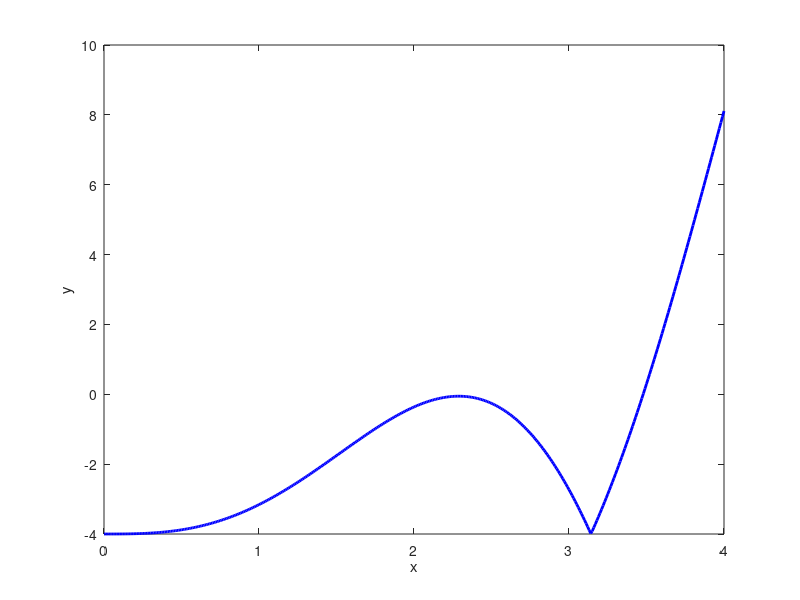

Write MATLAB code to recreate this figure. (Note: this script raises an error after producing the figure.)
% Lab7 Solutions
clc
clear all
close all
%% Problem 1
%plots the graph of x^2*abs(sin x)-4 for x in [0,4]; uses the Secant method
%to find the smallest positive zero accurate to within 10^-6 using p0 = 3.6
%and p1 = 3.7 (also p0 = 2.8 and p1 = 2.9)

%function for which we want to approximate root
f = @(x) x.^2.*abs(sin(x))-4;
%plots function on the interval [0,4]
figure(1)
plot(0:0.01:4, f(0:0.01:4),'b-','LineWidth',2)
xlabel('x'); ylabel('y')

p0 = 3.6; %initial guesses (two required for secant method)
p1 = 3.7;
tolexp = -6; %tolerance exponent
tolerance = 10^tolexp; %stopping criteria tolerance
N = 50; %max number of iterations

%uses secant method to produce approximation for root
Secant(p0, p1, f, N, tolexp)

p0 = 2.8; 
p1 = 2.9;

Secant(p0, p1, f, N, tolexp) %converges to another zero

%% Problem 2
% Use Newton’s method to approximate the zero of the function 
% $f(x) = x^2 - 2e^{-x}x + e^{-2x}$ starting from $p_0 = 1$ using accurate 
% to within $10^{-8}$. What do you notice about the convergence of Newton’s
% method? 
% ==> Note that here the root has multiplicity > 1, that is f(r) = f'(r)=0
% and hence Newton's method may not convergence quadratically. 

% Function
f = @(x) x.^2 - 2*x.*exp(-x) + exp(-2*x);

% Derivative
fprime = @(x) 2*(x - exp(-x)).*(1 + exp(-x));

% Plot f and f'
x = 0:0.01:2;
figure(2)
plot(x, f(x), 'b-', 'LineWidth', 2); hold on
plot(x, fprime(x), 'r-', 'LineWidth', 2)
legend('f(x)', 'f''(x)')
xlabel('x'); ylabel('y')
title('Function and its derivative')
grid on

% Parameters
tolexp = -10;          % tighter tolerance for better "true root"
maxiterations = 50;
p0 = 1;

[p_vals, n] = Newton_Scalar(f, fprime, tolexp, maxiterations, p0);

r = p_vals(n);

% True errors
errors_true = abs(p_vals(1:n) - r);
% Instead of measuring |pn-r| we could also measure |pn-p_(n+1)|, since
% near the root |pn-p_(n+1)| = |pn-r|

kmax = length(errors_true) - 10;   % ignore last 3 points

e_n   = errors_true(1:kmax-1);
e_np1 = errors_true(2:kmax);

figure
loglog(e_n, e_np1, 'o-','LineWidth',2); hold on
xlabel('e_n')
ylabel('e_{n+1}')
title('Order of convergence (restricted range)')
grid on

% Rate of convergence

% pick a small middle segment
i1 = floor(length(e_n)/2);
i2 = i1 + 5;

x_ref = e_n(i1:i2);

% slope 1: y = C*x (match locally)
C = e_np1(i1)/e_n(i1);
y_ref = 1e+1*C * x_ref;
figure(3)
loglog(x_ref, y_ref, 'k--','LineWidth',2)
legend('Data','Slope = 1','Location','best')

%% Problem 3
% Use Newton’s method to find a solution to the following nonlinear system.
% Iterate until ||x^(k)-x^(k-1)|| < 10^(-6).
% 6*x1 - 2*cos(x2*x3) - 1 = 0
% 9*x2 + \sqrt(x1^2 + sin(x3) + 1.06) + 0.9 = 0,
% 60*x3 + 3e^{-x1*x2} + 10*pi - 3 = 0.
 

x0 = [0;0;0]; tol = 1e-6; maxit = 50;
x = Newton_system(@f_fun, @Jacobian, x0, tol, maxit);
fprintf('\nFinal solution:\n');
disp(x)


f_fun(x)
%------------------------------Functions----------------------------------%
function Secant(p0, p1, f, maxiterations, tolexp)
%function uses the Secant method to approximate zero of a function

%INPUT
%  p0: first initial guess
%  p1: second initial guess
%  f: function for which we want to approximate a zero
%  maxiterations: max number of iterations
%  tolexp: exponent of stopping criteria tolerance
  
    tolerance = 10^tolexp;
    
    n = 2; %iteration counter  
    fp0 = f(p0); %computes function value of initial guesses
    fp1 = f(p1);

    fprintf(['n: 1\tp%i: %.' num2str(abs(tolexp)+1) 'f\t|f(p%i)|: %.8f\t|(p%i-p%i)/p%i|: %.' num2str(abs(tolexp)+1) 'f\n'], n-1, p1, n-1, abs(fp1),n-1, n-2, n-2, abs((p1-p0)/p0)) 

    while n <= maxiterations
        %produces new approximation of root
        p = p1-fp1*(p1-p0)/(fp1-fp0);
    
        fprintf(['n: %i\tp%i: %.' num2str(abs(tolexp)+1) 'f\t|f(p%i)|: %.8f\t|(p%i-p%i)/p%i|: %.' num2str(abs(tolexp)+1) 'f\n'],...
            n, n, p, n, abs(f(p)), n, n-1, n-1, abs((p-p1)/p1)) 
    
        if abs((p-p1)/p1) < tolerance
             break
        end
        
        %updates the iteration counter
        n = n+1;
    
        %updates first guess with the second guess
        p0 = p1;
        fp0 = fp1;
        %updates second guess with the new approximation
        p1 = p;
        fp1 = f(p);
    end

    if n < maxiterations+1
        fprintf('Tolerance: 10^%i, Approximation: %.10f, Iterations: %i\n', tolexp, p, n);
    else
        fprintf('The max number of iterations %i was reached before convergence\n', maxiterations);
    end

    %insert carriage return to separate output
    fprintf('\n')
end


function [p_vals, n] = Newton_Scalar(f, fprime, tolexp, maxiterations, p0)

    p_vals = zeros(maxiterations+1,1);
    p_vals(1) = p0;

    fprintf(['n: 0\tp0: %.' num2str(abs(tolexp)+1) 'f\n'], p0)

    for n = 1:maxiterations

        p = p0 - f(p0)/fprime(p0);
        p_vals(n+1) = p;

        relerr = abs((p - p0)/p);

        fprintf(['n: %d\tp%d: %.' num2str(abs(tolexp)+1) ...
            'f\t|(p%d-p%d)/p%d|: %.' num2str(abs(tolexp)+1) 'f\n'], ...
            n, n, p, n, n-1, n, relerr)

        if relerr < 10^tolexp
            break
        end

        p0 = p;
    end

    fprintf('\nTolerance: 10^%d, Approximation: %.*f, Iterations: %d\n\n', ...
        tolexp, abs(tolexp)+1, p, n);

end
%
function x = Newton_system(Ffun, Jfun, x0, tol, maxit)
    x = x0;
    err = 1.0;
    it = 0;
    fprintf('k\t   x1\t\t   x2\t\t   x3\t\t   ||dx||_inf\n');
    while err > tol && it < maxit
        Fx = Ffun(x);
        Jx = Jfun(x);
        dx = Jx \ Fx;
        x = x - dx;
        err = max(abs(dx));
        it = it + 1;

        fprintf('%d\t% .6f\t% .6f\t% .6f\t% .2e\n', ...
            it, x(1), x(2), x(3), err);
    end
end
%
function F = f_fun(x)
    F = zeros(3,1);
    F(1) = 6*x(1) - 2*cos(x(2)*x(3)) - 1;
    F(2) = 9*x(2) + sqrt(x(1)^2 + sin(x(3)) + 1.06) + 0.9;
    F(3) = 60*x(3) + 3*exp(-x(1)*x(2)) + 10*pi - 3;
end
%
function J = Jacobian(x)
    J = zeros(3,3);
    % Row 1
    J(1,1) = 6;
    J(1,2) = 2*x(3)*sin(x(2)*x(3));
    J(1,3) = 2*x(2)*sin(x(2)*x(3));
    % Row 2
    denom = sqrt(x(1)^2 + sin(x(3)) + 1.06);
    J(2,1) = x(1)/denom;
    J(2,2) = 9;
    J(2,3) = cos(x(3))/(2*denom);
    % Row 3
    J(3,1) = -3*x(2)*exp(-x(1)*x(2));
    J(3,2) = -3*x(1)*exp(-x(1)*x(2));
    J(3,3) = 60;
end
%-------------------------------------------------------------------------%
